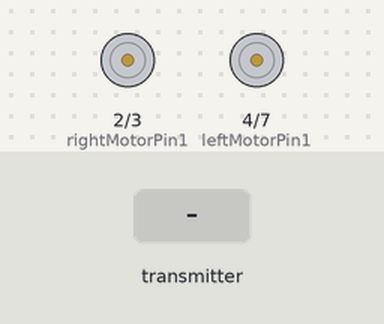
Simulated run of this sketch. Board: Arduino Uno, built with avr-gcc and run on an emulated ATmega328P. Shown: motor-driver pin pairs drawn as motors (green arrow = first pin HIGH = forward, orange = second pin HIGH = backward, longer = more drive, scaled by the enable pin). The inputs (shaded band) are chosen by the test bench. No radio packets arrive unless stated.

Above: at 1.2 s.
1.3 s: the transmitter starts sending xAxisValue = 0
At 1.9 s:
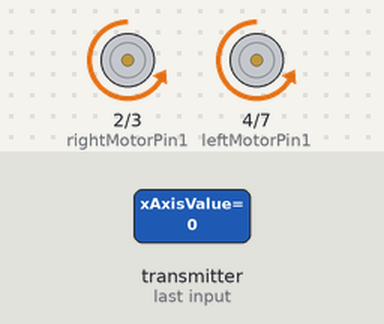
2.8 s: the transmitter starts sending yAxisValue = 128
At 3.1 s:
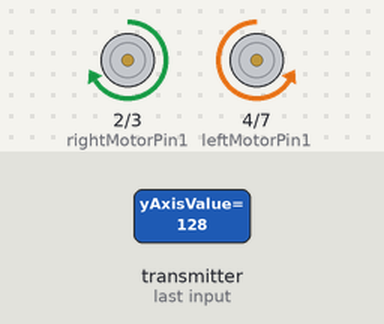
4.3 s: the transmitter starts sending xAxisValue = 255
At 5.4 s:
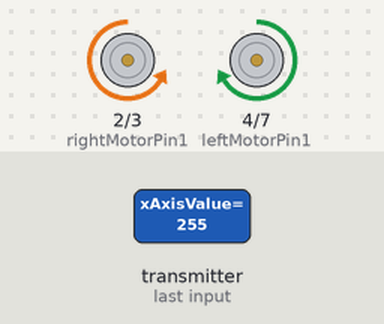
5.8 s: the transmitter starts sending yAxisValue = 255
At 6.6 s:
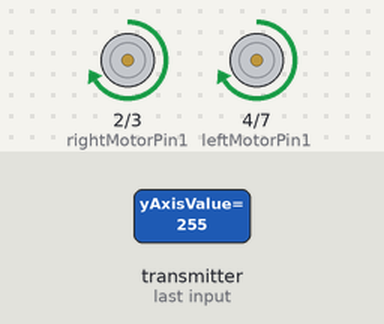
7.3 s: the transmitter starts sending yAxisValue = 0
At 7.7 s:
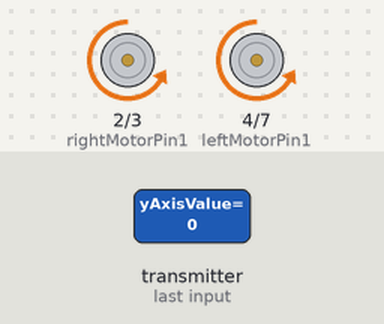
Timing chart, 0 to 9.8 s (numbered marks = the images above; inputs shaded):
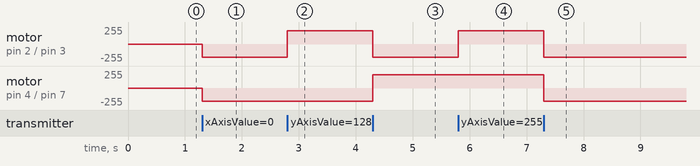

Measured:
- after the input at 1.3 s, motor on pin 2 (rightMotorPin1) / pin 3 (rightMotorPin2), motor on pin 4 (leftMotorPin1) / pin 7 (leftMotorPin2): stopped → backward 200/255 at once
- after the input at 2.8 s, motor on pin 2 (rightMotorPin1) / pin 3 (rightMotorPin2): backward 200/255 → forward 200/255 at once
- after the input at 4.3 s, motor on pin 2 (rightMotorPin1) / pin 3 (rightMotorPin2): forward 200/255 → backward 200/255 at once; motor on pin 4 (leftMotorPin1) / pin 7 (leftMotorPin2): backward 200/255 → forward 200/255 at once
- after the input at 5.8 s, motor on pin 2 (rightMotorPin1) / pin 3 (rightMotorPin2): backward 200/255 → forward 200/255 at once
- after the input at 7.3 s, motor on pin 2 (rightMotorPin1) / pin 3 (rightMotorPin2), motor on pin 4 (leftMotorPin1) / pin 7 (leftMotorPin2): forward 200/255 → backward 200/255 at once

The sketch:

GestureControlCar_Receiver_SimpleMovements.ino
```cpp
#include <SPI.h>
#include <nRF24L01.h>
#include <RF24.h>

//#define PRINT_DEBUG   //Uncomment this line if you want to print the values on serial monitor

#define SIGNAL_TIMEOUT 500  // This is signal timeout in milli seconds.
#define MAX_MOTOR_SPEED 200

const uint64_t pipeIn = 0xF9E8F0F0E1LL;
RF24 radio(8, 9);
unsigned long lastRecvTime = 0;

struct PacketData
{
  byte xAxisValue;
  byte yAxisValue;
} receiverData;

//Right motor
int enableRightMotor=5;
int rightMotorPin1=2;
int rightMotorPin2=3;

//Left motor
int enableLeftMotor=6;
int leftMotorPin1=4;
int leftMotorPin2=7;


void setup()
{
  pinMode(enableRightMotor,OUTPUT);
  pinMode(rightMotorPin1,OUTPUT);
  pinMode(rightMotorPin2,OUTPUT);

  pinMode(enableLeftMotor,OUTPUT);
  pinMode(leftMotorPin1,OUTPUT);
  pinMode(leftMotorPin2,OUTPUT);

  rotateMotor(0,0);

  radio.begin();
  radio.setDataRate(RF24_250KBPS);
  radio.openReadingPipe(1,pipeIn);
  radio.startListening(); //start the radio receiver

  #ifdef PRINT_DEBUG
    Serial.begin(115200);
  #endif
}

void loop()
{
    int rightMotorSpeed=0;
    int leftMotorSpeed=0;
    // Check if RF is connected and packet is available
    if(radio.isChipConnected() && radio.available())
    {
      radio.read(&receiverData, sizeof(PacketData));

      //We will receive value as 0 to 254. Center value is 127

      if (receiverData.yAxisValue >= 175)       //Move car Forward
      {
        rotateMotor(MAX_MOTOR_SPEED, MAX_MOTOR_SPEED);
      }
      else if (receiverData.yAxisValue <= 75)   //Move car Backward
      {
        rotateMotor(-MAX_MOTOR_SPEED, -MAX_MOTOR_SPEED);
      }
      else if (receiverData.xAxisValue >= 175)  //Move car Right
      {
        rotateMotor(-MAX_MOTOR_SPEED, MAX_MOTOR_SPEED);
      }
      else if (receiverData.xAxisValue <= 75)   //Move car Left
      {
        rotateMotor(MAX_MOTOR_SPEED, -MAX_MOTOR_SPEED);
      }
      else                                      //Stop the car
      {
        rotateMotor(0, 0);
      }
      lastRecvTime = millis();

      #ifdef PRINT_DEBUG
        Serial.println(receiverData.xAxisValue);
        Serial.println(receiverData.yAxisValue);
      #endif
    }
    else
    {
      //Signal lost. Reset the motor to stop
      unsigned long now = millis();
      if ( now - lastRecvTime > SIGNAL_TIMEOUT )
      {
        rotateMotor(0, 0);
     }
   }
}


void rotateMotor(int rightMotorSpeed, int leftMotorSpeed)
{
  if (rightMotorSpeed < 0)
  {
    digitalWrite(rightMotorPin1,LOW);
    digitalWrite(rightMotorPin2,HIGH);
  }
  else if (rightMotorSpeed > 0)
  {
    digitalWrite(rightMotorPin1,HIGH);
    digitalWrite(rightMotorPin2,LOW);
  }
  else
  {
    digitalWrite(rightMotorPin1,LOW);
    digitalWrite(rightMotorPin2,LOW);
  }

  if (leftMotorSpeed < 0)
  {
    digitalWrite(leftMotorPin1,LOW);
    digitalWrite(leftMotorPin2,HIGH);
  }
  else if (leftMotorSpeed > 0)
  {
    digitalWrite(leftMotorPin1,HIGH);
    digitalWrite(leftMotorPin2,LOW);
  }
  else
  {
    digitalWrite(leftMotorPin1,LOW);
    digitalWrite(leftMotorPin2,LOW);
  }

  analogWrite(enableRightMotor, abs(rightMotorSpeed));
  analogWrite(enableLeftMotor, abs(leftMotorSpeed));
}
```
